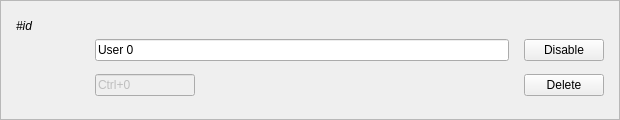
<?xml version="1.0" encoding="UTF-8"?>
<ui version="4.0">
 <class>CardUser</class>
 <widget class="QWidget" name="CardUser">
  <property name="geometry">
   <rect>
    <x>0</x>
    <y>0</y>
    <width>620</width>
    <height>120</height>
   </rect>
  </property>
  <property name="windowTitle">
   <string>Form</string>
  </property>
  <property name="styleSheet">
   <string notr="true"/>
  </property>
  <layout class="QVBoxLayout" name="verticalLayout">
   <property name="spacing">
    <number>0</number>
   </property>
   <property name="leftMargin">
    <number>0</number>
   </property>
   <property name="topMargin">
    <number>0</number>
   </property>
   <property name="rightMargin">
    <number>0</number>
   </property>
   <property name="bottomMargin">
    <number>0</number>
   </property>
   <item>
    <widget class="QFrame" name="frame">
     <property name="minimumSize">
      <size>
       <width>620</width>
       <height>0</height>
      </size>
     </property>
     <property name="maximumSize">
      <size>
       <width>620</width>
       <height>16777215</height>
      </size>
     </property>
     <property name="frameShape">
      <enum>QFrame::StyledPanel</enum>
     </property>
     <property name="frameShadow">
      <enum>QFrame::Raised</enum>
     </property>
     <layout class="QGridLayout" name="gridLayout_3">
      <property name="leftMargin">
       <number>15</number>
      </property>
      <property name="topMargin">
       <number>15</number>
      </property>
      <property name="rightMargin">
       <number>15</number>
      </property>
      <property name="bottomMargin">
       <number>15</number>
      </property>
      <property name="horizontalSpacing">
       <number>15</number>
      </property>
      <property name="verticalSpacing">
       <number>0</number>
      </property>
      <item row="1" column="0">
       <widget class="QLabel" name="icon">
        <property name="minimumSize">
         <size>
          <width>64</width>
          <height>64</height>
         </size>
        </property>
        <property name="maximumSize">
         <size>
          <width>64</width>
          <height>64</height>
         </size>
        </property>
        <property name="text">
         <string/>
        </property>
        <property name="scaledContents">
         <bool>true</bool>
        </property>
        <property name="alignment">
         <set>Qt::AlignCenter</set>
        </property>
       </widget>
      </item>
      <item row="0" column="0" colspan="3">
       <widget class="QLabel" name="id">
        <property name="sizePolicy">
         <sizepolicy hsizetype="Preferred" vsizetype="Fixed">
          <horstretch>0</horstretch>
          <verstretch>0</verstretch>
         </sizepolicy>
        </property>
        <property name="font">
         <font>
          <italic>true</italic>
         </font>
        </property>
        <property name="text">
         <string>#id</string>
        </property>
       </widget>
      </item>
      <item row="1" column="2">
       <layout class="QGridLayout" name="gridLayout">
        <property name="verticalSpacing">
         <number>10</number>
        </property>
        <item row="0" column="0">
         <widget class="QPushButton" name="btnDisable">
          <property name="text">
           <string>Disable</string>
          </property>
         </widget>
        </item>
        <item row="1" column="0">
         <widget class="QPushButton" name="btnDelete">
          <property name="text">
           <string>Delete</string>
          </property>
         </widget>
        </item>
       </layout>
      </item>
      <item row="1" column="1">
       <layout class="QGridLayout" name="inputGrid">
        <property name="verticalSpacing">
         <number>10</number>
        </property>
        <item row="1" column="0">
         <widget class="QKeySequenceEdit" name="keySequenceEdit">
          <property name="enabled">
           <bool>false</bool>
          </property>
          <property name="sizePolicy">
           <sizepolicy hsizetype="Expanding" vsizetype="Fixed">
            <horstretch>0</horstretch>
            <verstretch>0</verstretch>
           </sizepolicy>
          </property>
          <property name="minimumSize">
           <size>
            <width>100</width>
            <height>0</height>
           </size>
          </property>
          <property name="maximumSize">
           <size>
            <width>100</width>
            <height>16777215</height>
           </size>
          </property>
          <property name="keySequence">
           <string>Ctrl+0</string>
          </property>
         </widget>
        </item>
        <item row="0" column="0" colspan="2">
         <widget class="QLineEdit" name="name">
          <property name="minimumSize">
           <size>
            <width>0</width>
            <height>0</height>
           </size>
          </property>
          <property name="text">
           <string>User 0</string>
          </property>
          <property name="readOnly">
           <bool>true</bool>
          </property>
          <property name="placeholderText">
           <string>Usuário padrão</string>
          </property>
         </widget>
        </item>
       </layout>
      </item>
     </layout>
    </widget>
   </item>
  </layout>
 </widget>
 <resources/>
 <connections/>
</ui>
